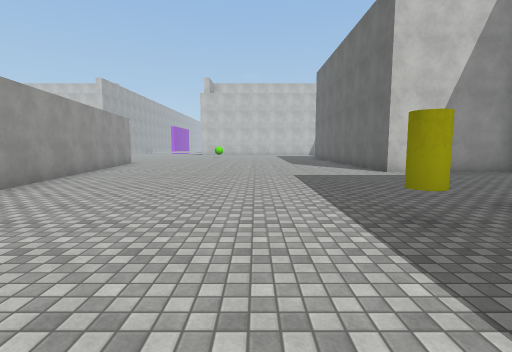
View 1 (above)

23 first-person views from a walk through a 3-D level made in the Unity game engine. The camera is 1.5 m above the floor, tilts 6° down and sees 85° across. The floor is counted in squares, 2 m on a side. Each view is taken from the middle of a square. On the plan, view 1 faces up. The plan holds only what a view shows up to about 10 squares ahead; the rest is blank. The place goes on beyond the plan. The player is left out. Surface patterns are stand-ins for the level's own textures.

View 2
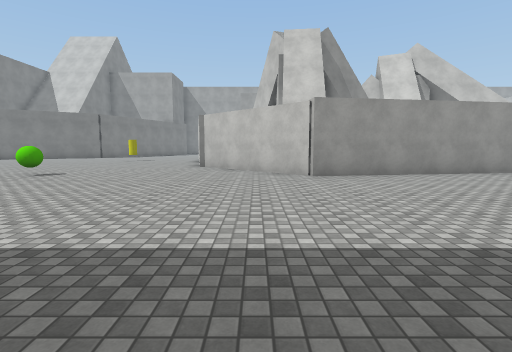

View 3
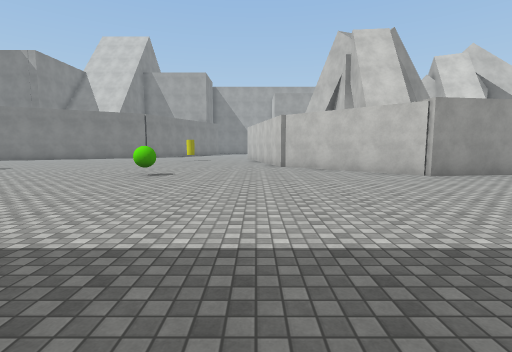

View 4
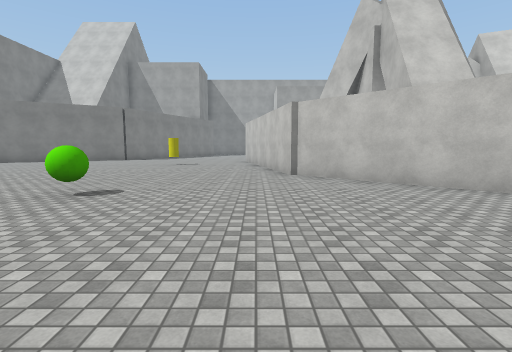

View 5
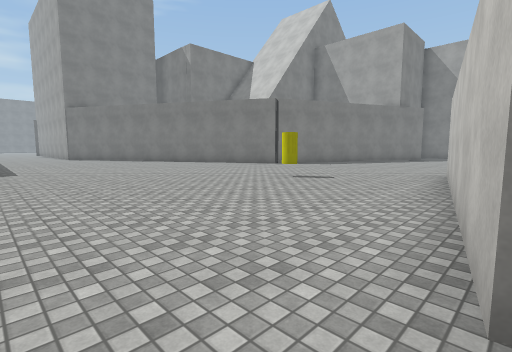

View 6
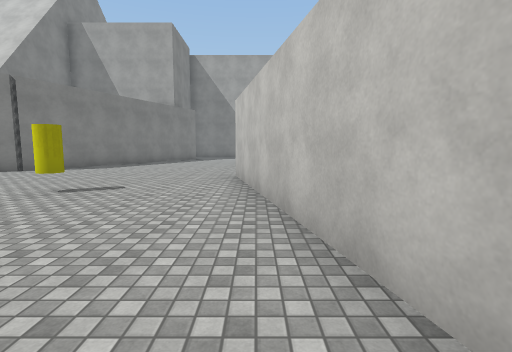

View 7
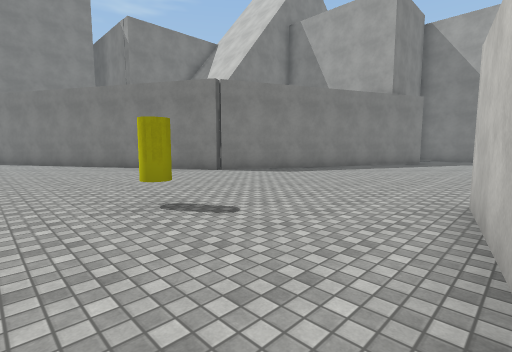

View 8
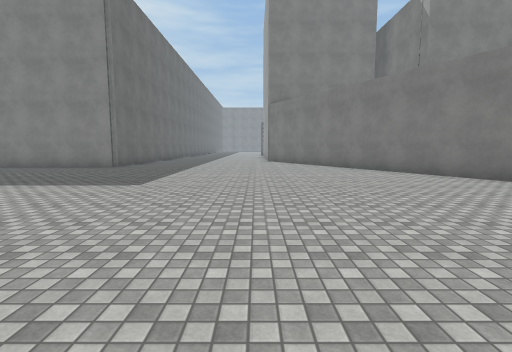

View 9
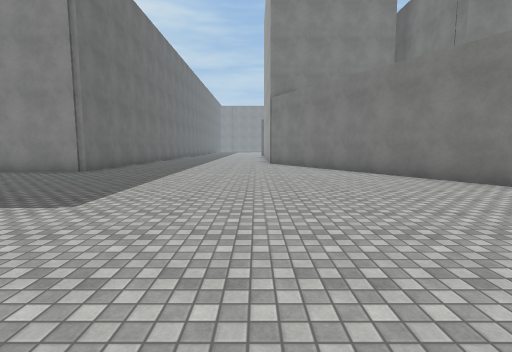

View 10
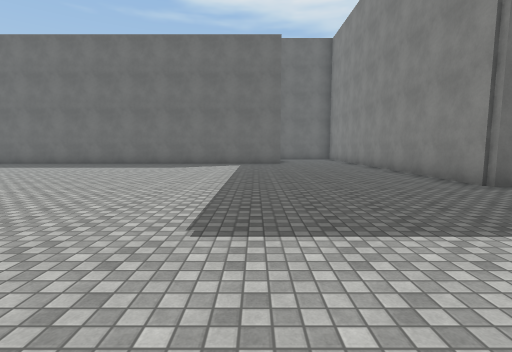

View 11
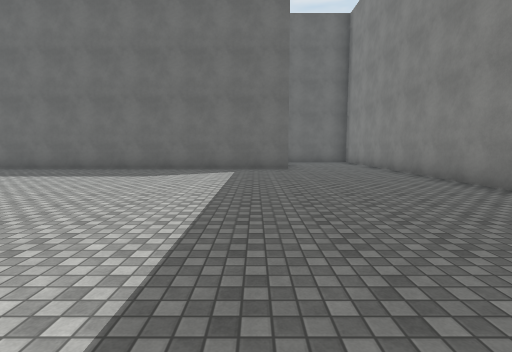

View 12
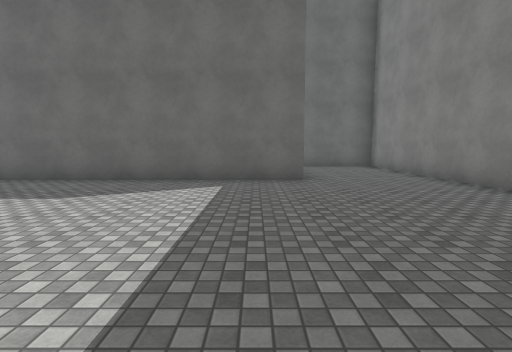

View 13
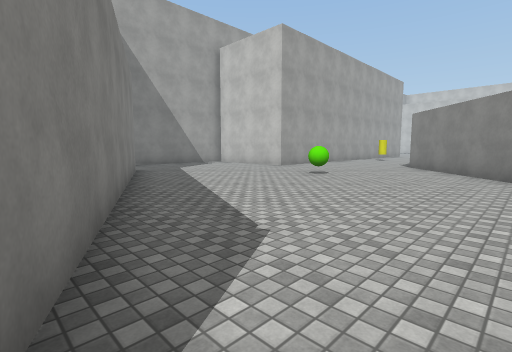

View 14
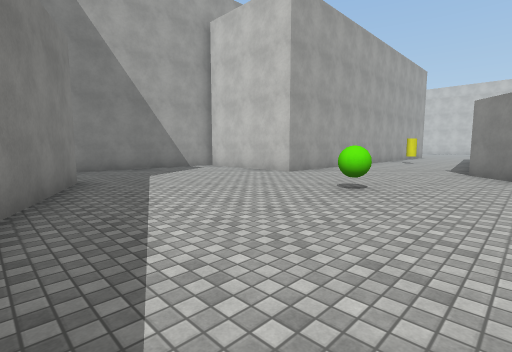

View 15
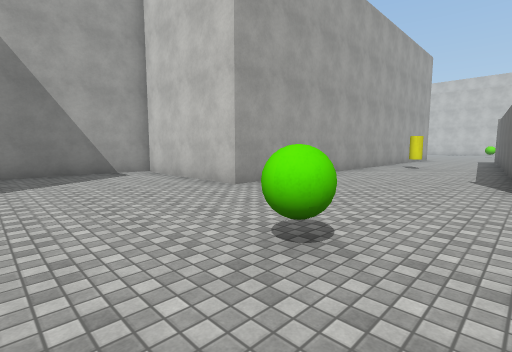

View 16
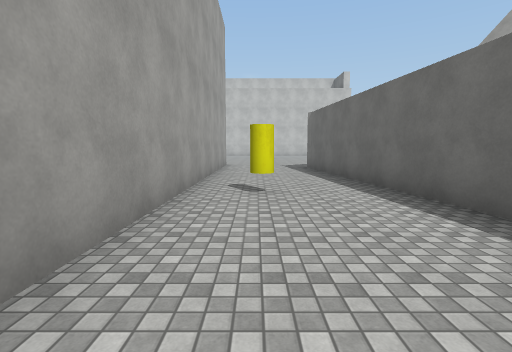

View 17
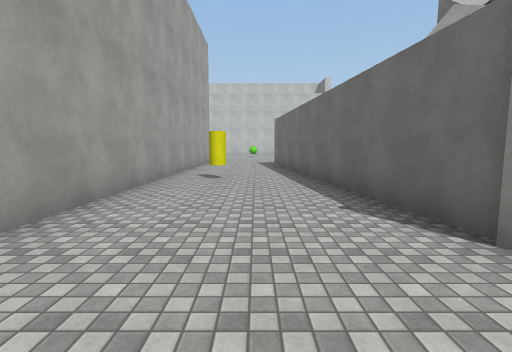

View 18
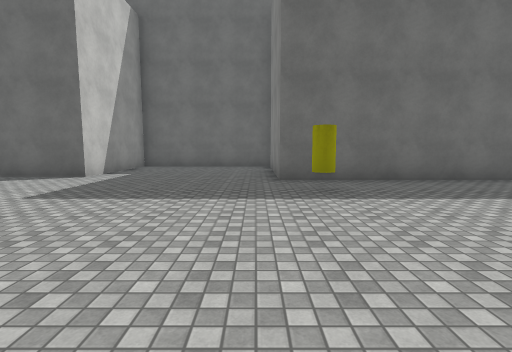

View 19
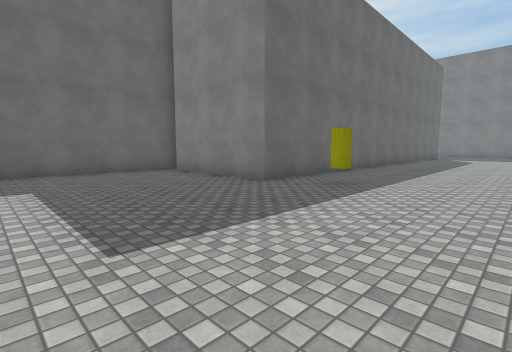

View 20
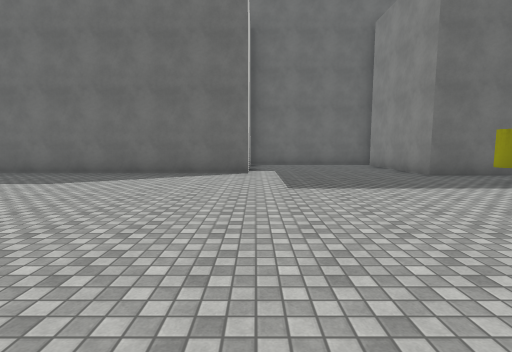

View 21
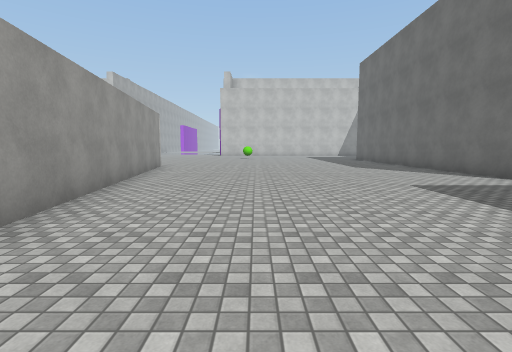

View 22
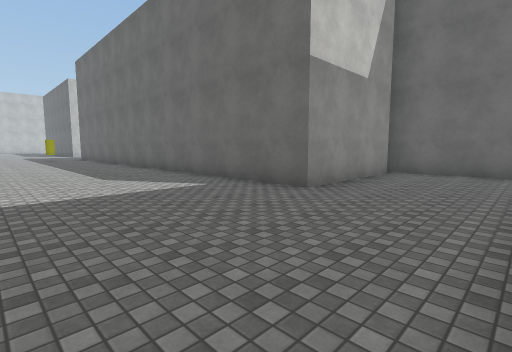

View 23
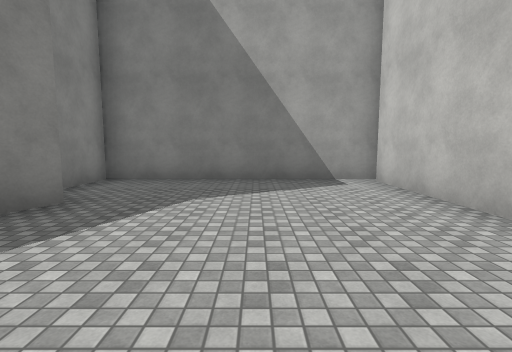

### Floor plan
Points are (right, up) in squares from view 1. A wall is a line through its corners. A room is listed if a view was taken in it or the views show most of it. See-through windows are left out.
Room 1 (views 1, 2, 3, 4, 5, 6, 7, 8, 9, 10, 11, 12, 13, 14, 15, 16, 17, 18, 19, 20, 21, 22, 23)
walls: (-7.3, -1.1) (-14.1, -2.5); (-15.3, -1.2) (-18.2, 2); (-18.1, 2.1) (-19.1, 11.6); (-3.9, -17.1) (-3.9, -15.4) (7.1, -15.4); (-5.5, 12.1) (-4.1, 2.5) (-7.5, -1); (7.5, 3.1) (7.5, 7.8); (7.2, -12.1) (3.3, -12.1) (3.3, 3.5) (7.1, 3.5); (-23.8, -5.5) (-15.4, -9.3) (-11, -17.1); (7.6, 8.2) (3.9, 8.2) (3.9, 12.5); (7.5, -14.8) (7.5, -11.9); (-26.4, -0.1) (-26.4, -6.4) (-24.9, -6.4); (-22.2, 11.9) (-22.2, -0.4) (-26.1, -0.4)
objects: other object (-21, 7); green ball (-19, -2); other object (-12, -5); green ball (-4, -5); other object (2, 3)

Positions as (right, up) in squares from view 1, and headings:
1: (0, 0), facing up
2: (3, 1), facing left
3: (3, -2), facing left
4: (0, -2), facing left
5: (-6, -1), facing down-left
6: (-7, -2), facing left
7: (-10, -2), facing down-left
8: (-9, -5), facing down
9: (-9, -7), facing down
10: (-9, -11), facing right
11: (-6, -11), facing right
12: (-3, -11), facing right
13: (-15, -9), facing up-left
14: (-17, -7), facing up-left
15: (-18, -4), facing up-left
16: (-21, 2), facing up
17: (-20, 0), facing up
18: (-3, 4), facing right
19: (-1, 8), facing down-right
20: (-4, 8), facing right
21: (-2, 2), facing up
22: (-1, -15), facing up-right
23: (-20, -3), facing left
